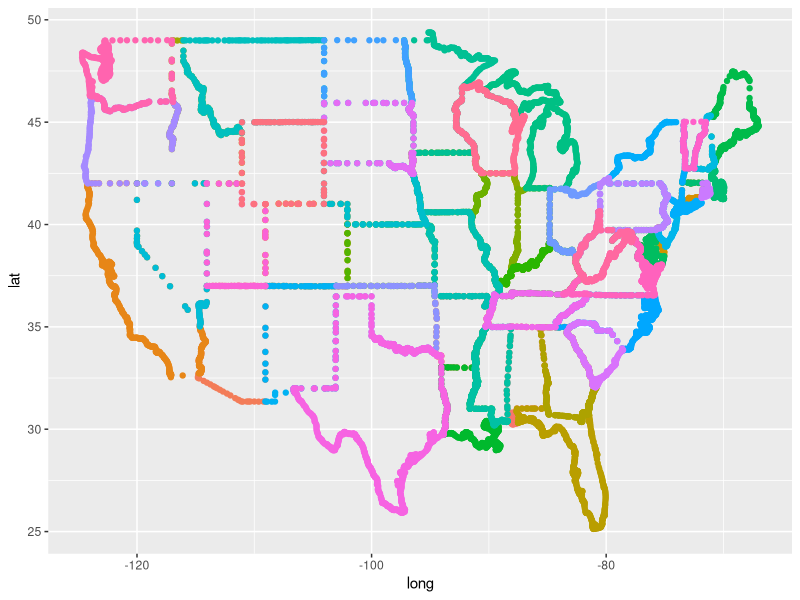
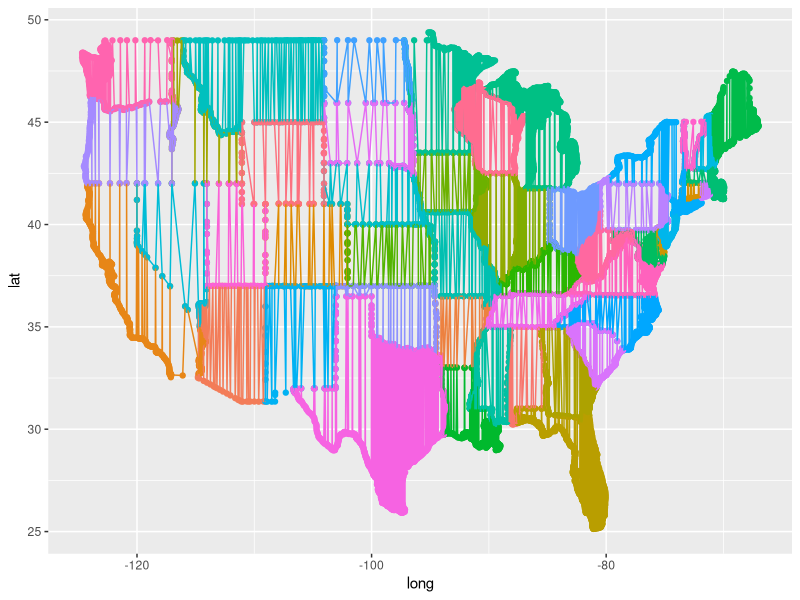
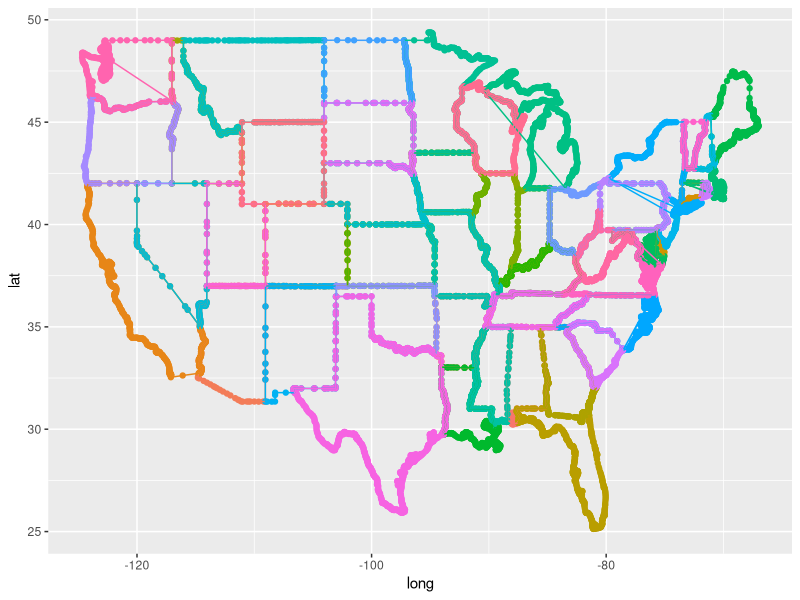
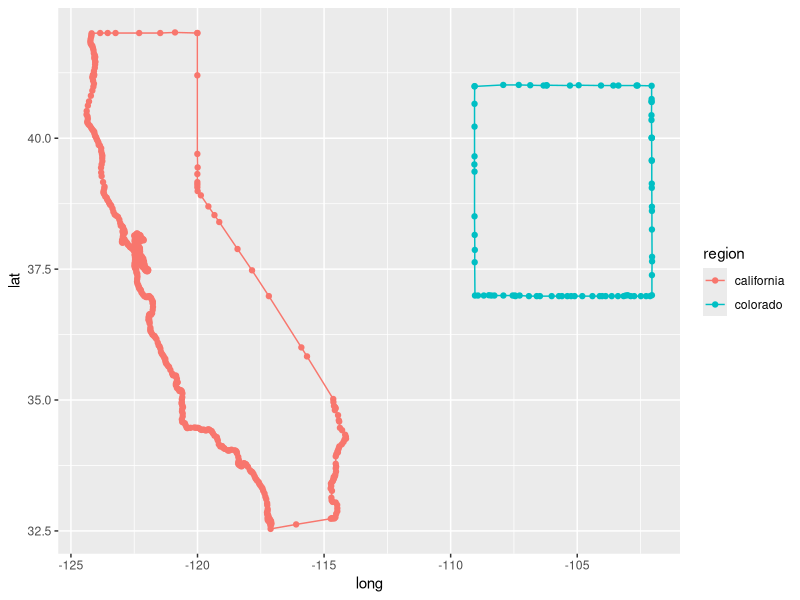
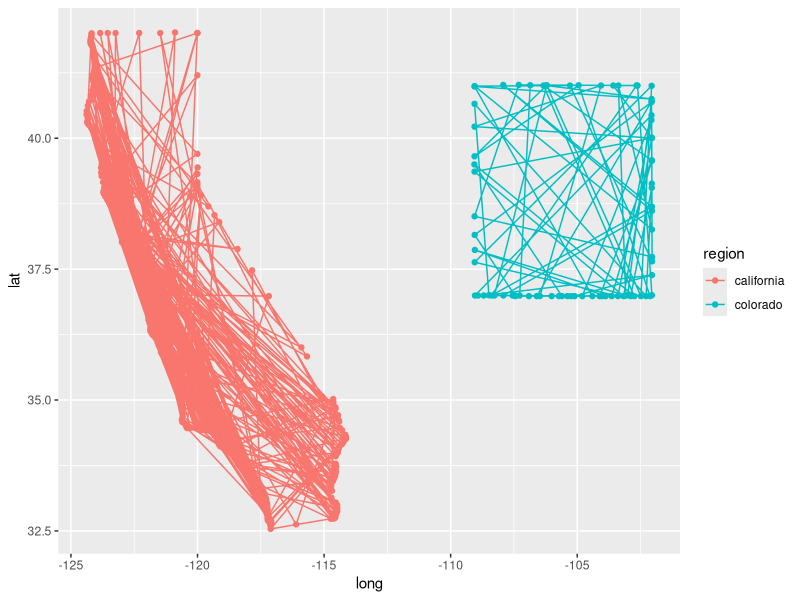
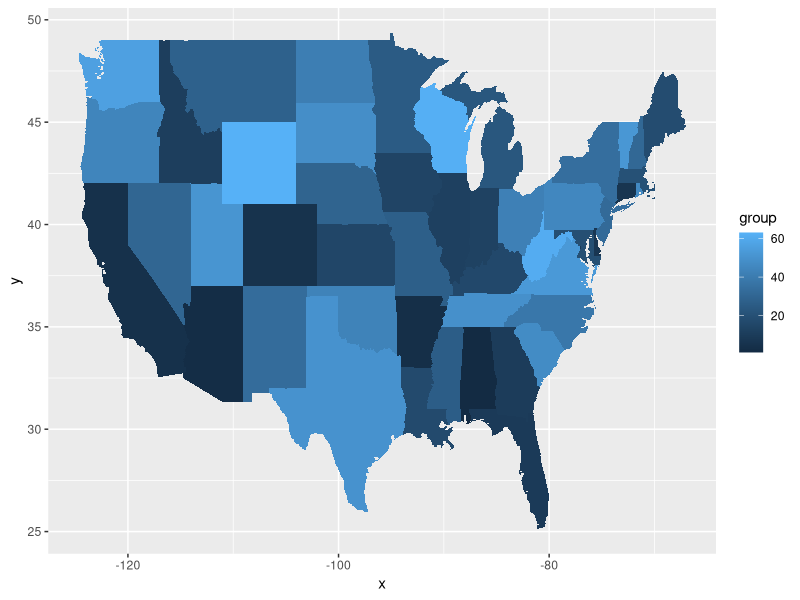
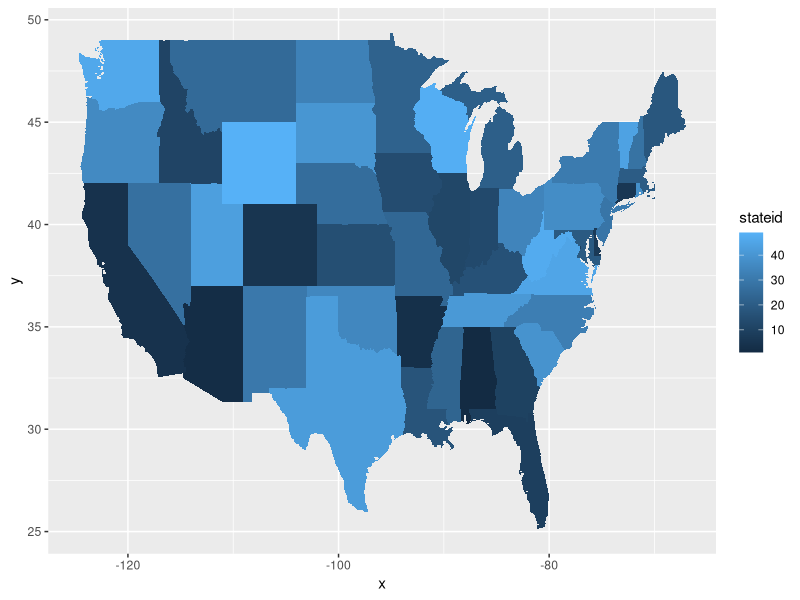
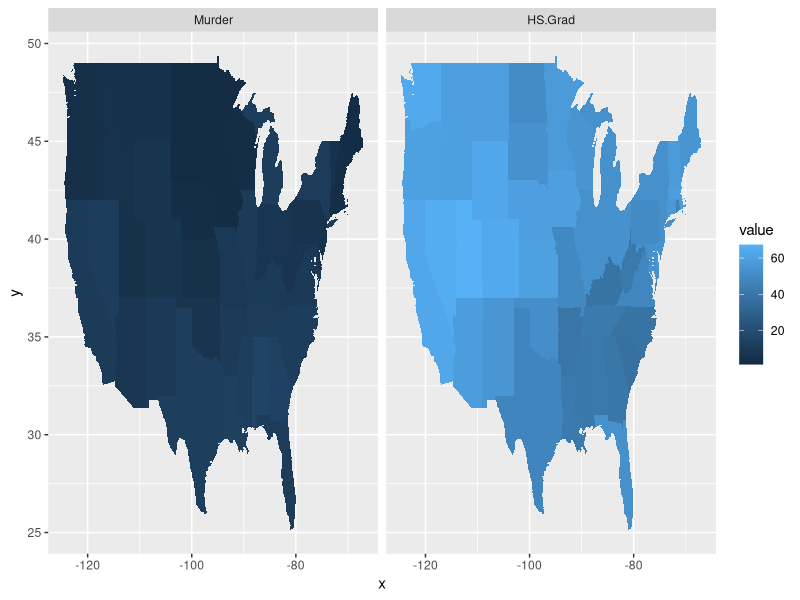

These figures' R source, in order:
## ---- chunk 1
#install.packages('maps')
library(maps)
library(ggplot2)
library(dplyr)
#install.packages('ggforce')
library(ggforce)
## ---- chunk 2
states_map <- map_data(map = "state")
dim(states_map)
colnames(states_map)
## ---- chunk 3
unique(states_map$region)
## ---- chunk 4
g <- ggplot(states_map, aes(x=long, y=lat, color=region)) + geom_point() + guides(colour=FALSE)
g
## ---- chunk 5
g + geom_line()
g + geom_path()
## ---- chunk 6
state2 <- states_map[states_map$region=="california" | states_map$region== "colorado",]
ggplot(state2, aes(x=long, y=lat, color=region)) + geom_point()  + geom_path()
## ---- chunk 7
set.seed(4365)
state2_random <- state2[sample(1:dim(state2)[1]),]
ggplot(state2_random, aes(x=long, y=lat, color=region)) + geom_point()  + geom_path()
## ---- chunk 8
ggplot() + 
    geom_map(map = states_map, map_id=states_map$region, data = states_map, aes(fill=group))+ 
    expand_limits(x = states_map$long, y = states_map$lat)
## ---- chunk 9
regions<- unique(states_map$region)
n <- length(regions)
regions <- cbind.data.frame(stateid=1:n, region=regions)
states_map <- merge(states_map, regions)
## ---- chunk 10
ggplot() + 
    geom_map(map = states_map, map_id=states_map$region, data = states_map, aes(fill=stateid))+ 
    expand_limits(x = states_map$long, y = states_map$lat)
## ---- chunk 11
data(state)
states_map$InfoValue <- state.x77[match(states_map$region,tolower(rownames(state.x77))),5]
## ---- chunk 12
states_map$InfoType = "Murder"
states_map2 <- states_map
states_map2$InfoType <- "Grad"
states_map2$InfoValue <- state.x77[match(states_map$region,tolower(rownames(state.x77))),6]
statesbind <- rbind(states_map, states_map2)
## ---- chunk 13
#ggplot() + 
#    geom_map(map = statesbind, map_id=statesbind$region, data = statesbind, aes(fill=InfoValue))+ 
#    expand_limits(x = statesbind$long, y = statesbind$lat) + facet_grid(.~InfoType)
## ---- chunk 14
Infos <- data.frame(state = tolower(rownames(state.x77)), state.x77[,5:6])
Infosmelt <- reshape2::melt(Infos, id = 1)
ggplot(Infosmelt, aes(map_id = state)) +
    geom_map(aes(fill = value), map = states_map) +
    expand_limits(x = states_map$long, y = states_map$lat) +
    facet_grid( ~ variable)
## ---- chunk 15
by_state <- group_by(states_map, State= region)
states_circle <- summarize(by_state, MeanLong = mean(long), MeanLat = mean(lat))
states_circle$ArrentCount <- state.x77[match(states_circle$State,tolower(rownames(state.x77))),3]
## ---- chunk 16
ggplot() + 
    geom_circle(aes(x0=MeanLong, y0=MeanLat, r=ArrentCount, fill=State), data=states_circle) + 
    guides(fill=FALSE)
## ---- chunk 17
X <- unique(states_map$region)
fun <- function(statename) 
{
    MeanLong <- mean(states_map$long[states_map$region==statename])
    MeanLat <- mean(states_map$lat[states_map$region==statename])
    c(MeanLong, MeanLat) 
}
circle2 <- data.frame(t(sapply(X, fun)))
colnames(circle2) <- c('MeanLong', 'MeanLat')
head(circle2)
head(states_circle)
